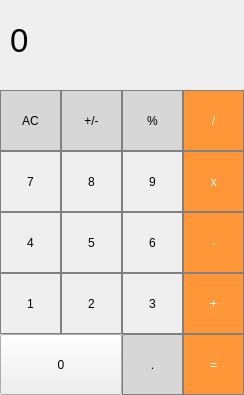
<?xml version="1.0" encoding="UTF-8"?>
<ui version="4.0">
 <class>MainWindow</class>
 <widget class="QMainWindow" name="MainWindow">
  <property name="enabled">
   <bool>true</bool>
  </property>
  <property name="geometry">
   <rect>
    <x>0</x>
    <y>0</y>
    <width>244</width>
    <height>395</height>
   </rect>
  </property>
  <property name="windowTitle">
   <string>Calculator</string>
  </property>
  <widget class="QWidget" name="centralwidget">
   <widget class="QLabel" name="result_show">
    <property name="geometry">
     <rect>
      <x>10</x>
      <y>10</y>
      <width>221</width>
      <height>61</height>
     </rect>
    </property>
    <property name="font">
     <font>
      <pointsize>25</pointsize>
     </font>
    </property>
    <property name="styleSheet">
     <string notr="true">QLabel {
	qproperty-alignment: 'AlignVCenter | AlignRight';
	border-bottom: 1px solid gray;
}

background-color: white;</string>
    </property>
    <property name="text">
     <string>0</string>
    </property>
   </widget>
   <widget class="QPushButton" name="pushButton_clear">
    <property name="geometry">
     <rect>
      <x>0</x>
      <y>90</y>
      <width>61</width>
      <height>61</height>
     </rect>
    </property>
    <property name="styleSheet">
     <string notr="true">QPushButton {
  background-color: rgb(215, 215, 215);
  border: 1px solid gray;
}
QPushButton:pressed {
    background-color: qlineargradient(x1: 0, y1: 0, x2: 0, y2: 1,
                                      stop: 0 #BEBEBE, stop: 1 #D7D7D7);
}</string>
    </property>
    <property name="text">
     <string>AC</string>
    </property>
   </widget>
   <widget class="QPushButton" name="pushButton_plus_minus">
    <property name="geometry">
     <rect>
      <x>61</x>
      <y>90</y>
      <width>61</width>
      <height>61</height>
     </rect>
    </property>
    <property name="styleSheet">
     <string notr="true">QPushButton {
  background-color: rgb(215, 215, 215);
  border: 1px solid gray;
}
QPushButton:pressed {
    background-color: qlineargradient(x1: 0, y1: 0, x2: 0, y2: 1,
                                      stop: 0 #BEBEBE, stop: 1 #D7D7D7);
}</string>
    </property>
    <property name="text">
     <string>+/-</string>
    </property>
   </widget>
   <widget class="QPushButton" name="pushButton_percent">
    <property name="geometry">
     <rect>
      <x>122</x>
      <y>90</y>
      <width>61</width>
      <height>61</height>
     </rect>
    </property>
    <property name="styleSheet">
     <string notr="true">QPushButton {
  background-color: rgb(215, 215, 215);
  border: 1px solid gray;
}
QPushButton:pressed {
    background-color: qlineargradient(x1: 0, y1: 0, x2: 0, y2: 1,
                                      stop: 0 #BEBEBE, stop: 1 #D7D7D7);
}</string>
    </property>
    <property name="text">
     <string>%</string>
    </property>
   </widget>
   <widget class="QPushButton" name="pushButton_7">
    <property name="geometry">
     <rect>
      <x>0</x>
      <y>151</y>
      <width>61</width>
      <height>61</height>
     </rect>
    </property>
    <property name="styleSheet">
     <string notr="true">QPushButton {
   border: 1px solid gray;
}
QPushButton:pressed {
    background-color: qlineargradient(x1: 0, y1: 0, x2: 0, y2: 1,
                                      stop: 0 #dadbde, stop: 1 #f6f7fa);
}</string>
    </property>
    <property name="text">
     <string>7</string>
    </property>
   </widget>
   <widget class="QPushButton" name="pushButton_8">
    <property name="geometry">
     <rect>
      <x>61</x>
      <y>151</y>
      <width>61</width>
      <height>61</height>
     </rect>
    </property>
    <property name="styleSheet">
     <string notr="true">QPushButton {
   border: 1px solid gray;
}
QPushButton:pressed {
    background-color: qlineargradient(x1: 0, y1: 0, x2: 0, y2: 1,
                                      stop: 0 #dadbde, stop: 1 #f6f7fa);
}</string>
    </property>
    <property name="text">
     <string>8</string>
    </property>
   </widget>
   <widget class="QPushButton" name="pushButton_9">
    <property name="geometry">
     <rect>
      <x>122</x>
      <y>151</y>
      <width>61</width>
      <height>61</height>
     </rect>
    </property>
    <property name="styleSheet">
     <string notr="true">QPushButton {
   border: 1px solid gray;
}
QPushButton:pressed {
    background-color: qlineargradient(x1: 0, y1: 0, x2: 0, y2: 1,
                                      stop: 0 #dadbde, stop: 1 #f6f7fa);
}</string>
    </property>
    <property name="text">
     <string>9</string>
    </property>
   </widget>
   <widget class="QPushButton" name="pushButton_division">
    <property name="geometry">
     <rect>
      <x>183</x>
      <y>90</y>
      <width>61</width>
      <height>61</height>
     </rect>
    </property>
    <property name="styleSheet">
     <string notr="true">QPushButton {
  background-color: rgb(255, 151, 57);
  color: white; 
  border: 1px solid gray;
}

QPushButton:pressed {
    background-color: qlineargradient(x1: 0, y1: 0, x2: 0, y2: 1,
                                      stop: 0 #FF7832, stop: 1 #FF9739);
}</string>
    </property>
    <property name="text">
     <string>/</string>
    </property>
   </widget>
   <widget class="QPushButton" name="pushButton_multi">
    <property name="geometry">
     <rect>
      <x>183</x>
      <y>151</y>
      <width>61</width>
      <height>61</height>
     </rect>
    </property>
    <property name="styleSheet">
     <string notr="true">QPushButton {
  background-color: rgb(255, 151, 57);
  color: white; 
  border: 1px solid gray;
}

QPushButton:pressed {
    background-color: qlineargradient(x1: 0, y1: 0, x2: 0, y2: 1,
                                      stop: 0 #FF7832, stop: 1 #FF9739);
}</string>
    </property>
    <property name="text">
     <string>x</string>
    </property>
   </widget>
   <widget class="QPushButton" name="pushButton_4">
    <property name="geometry">
     <rect>
      <x>0</x>
      <y>212</y>
      <width>61</width>
      <height>61</height>
     </rect>
    </property>
    <property name="styleSheet">
     <string notr="true">QPushButton {
   border: 1px solid gray;
}
QPushButton:pressed {
    background-color: qlineargradient(x1: 0, y1: 0, x2: 0, y2: 1,
                                      stop: 0 #dadbde, stop: 1 #f6f7fa);
}</string>
    </property>
    <property name="text">
     <string>4</string>
    </property>
   </widget>
   <widget class="QPushButton" name="pushButton_5">
    <property name="geometry">
     <rect>
      <x>61</x>
      <y>212</y>
      <width>61</width>
      <height>61</height>
     </rect>
    </property>
    <property name="styleSheet">
     <string notr="true">QPushButton {
   border: 1px solid gray;
}
QPushButton:pressed {
    background-color: qlineargradient(x1: 0, y1: 0, x2: 0, y2: 1,
                                      stop: 0 #dadbde, stop: 1 #f6f7fa);
}</string>
    </property>
    <property name="text">
     <string>5</string>
    </property>
   </widget>
   <widget class="QPushButton" name="pushButton_6">
    <property name="geometry">
     <rect>
      <x>122</x>
      <y>212</y>
      <width>61</width>
      <height>61</height>
     </rect>
    </property>
    <property name="styleSheet">
     <string notr="true">QPushButton {
   border: 1px solid gray;
}
QPushButton:pressed {
    background-color: qlineargradient(x1: 0, y1: 0, x2: 0, y2: 1,
                                      stop: 0 #dadbde, stop: 1 #f6f7fa);
}</string>
    </property>
    <property name="text">
     <string>6</string>
    </property>
   </widget>
   <widget class="QPushButton" name="pushButton_minus">
    <property name="geometry">
     <rect>
      <x>183</x>
      <y>212</y>
      <width>61</width>
      <height>61</height>
     </rect>
    </property>
    <property name="styleSheet">
     <string notr="true">QPushButton {
  background-color: rgb(255, 151, 57);
  color: white; 
  border: 1px solid gray;
}

QPushButton:pressed {
    background-color: qlineargradient(x1: 0, y1: 0, x2: 0, y2: 1,
                                      stop: 0 #FF7832, stop: 1 #FF9739);
}</string>
    </property>
    <property name="text">
     <string>-</string>
    </property>
   </widget>
   <widget class="QPushButton" name="pushButton_1">
    <property name="geometry">
     <rect>
      <x>0</x>
      <y>273</y>
      <width>61</width>
      <height>61</height>
     </rect>
    </property>
    <property name="styleSheet">
     <string notr="true">QPushButton {
   border: 1px solid gray;
}
QPushButton:pressed {
    background-color: qlineargradient(x1: 0, y1: 0, x2: 0, y2: 1,
                                      stop: 0 #dadbde, stop: 1 #f6f7fa);
}</string>
    </property>
    <property name="text">
     <string>1</string>
    </property>
   </widget>
   <widget class="QPushButton" name="pushButton_2">
    <property name="geometry">
     <rect>
      <x>61</x>
      <y>273</y>
      <width>61</width>
      <height>61</height>
     </rect>
    </property>
    <property name="styleSheet">
     <string notr="true">QPushButton {
   border: 1px solid gray;
}
QPushButton:pressed {
    background-color: qlineargradient(x1: 0, y1: 0, x2: 0, y2: 1,
                                      stop: 0 #dadbde, stop: 1 #f6f7fa);
}</string>
    </property>
    <property name="text">
     <string>2</string>
    </property>
   </widget>
   <widget class="QPushButton" name="pushButton_3">
    <property name="geometry">
     <rect>
      <x>122</x>
      <y>273</y>
      <width>61</width>
      <height>61</height>
     </rect>
    </property>
    <property name="styleSheet">
     <string notr="true">QPushButton {
   border: 1px solid gray;
}
QPushButton:pressed {
    background-color: qlineargradient(x1: 0, y1: 0, x2: 0, y2: 1,
                                      stop: 0 #dadbde, stop: 1 #f6f7fa);
}</string>
    </property>
    <property name="text">
     <string>3</string>
    </property>
   </widget>
   <widget class="QPushButton" name="pushButton_plus">
    <property name="geometry">
     <rect>
      <x>183</x>
      <y>273</y>
      <width>61</width>
      <height>61</height>
     </rect>
    </property>
    <property name="styleSheet">
     <string notr="true">QPushButton {
  background-color: rgb(255, 151, 57);
  color: white; 
  border: 1px solid gray;
}

QPushButton:pressed {
    background-color: qlineargradient(x1: 0, y1: 0, x2: 0, y2: 1,
                                      stop: 0 #FF7832, stop: 1 #FF9739);
}</string>
    </property>
    <property name="text">
     <string>+</string>
    </property>
   </widget>
   <widget class="QPushButton" name="pushButton_equal">
    <property name="geometry">
     <rect>
      <x>183</x>
      <y>334</y>
      <width>61</width>
      <height>61</height>
     </rect>
    </property>
    <property name="styleSheet">
     <string notr="true">QPushButton {
  background-color: rgb(255, 151, 57);
  color: white; 
  border: 1px solid gray;
}

QPushButton:pressed {
    background-color: qlineargradient(x1: 0, y1: 0, x2: 0, y2: 1,
                                      stop: 0 #FF7832, stop: 1 #FF9739);
}</string>
    </property>
    <property name="text">
     <string>=</string>
    </property>
   </widget>
   <widget class="QPushButton" name="pushButton_dot">
    <property name="geometry">
     <rect>
      <x>122</x>
      <y>334</y>
      <width>61</width>
      <height>61</height>
     </rect>
    </property>
    <property name="styleSheet">
     <string notr="true">QPushButton {
  background-color: rgb(215, 215, 215);
  border: 1px solid gray;
}
QPushButton:pressed {
    background-color: qlineargradient(x1: 0, y1: 0, x2: 0, y2: 1,
                                      stop: 0 #BEBEBE, stop: 1 #D7D7D7);
}</string>
    </property>
    <property name="text">
     <string>.</string>
    </property>
   </widget>
   <widget class="QPushButton" name="pushButton_0">
    <property name="geometry">
     <rect>
      <x>0</x>
      <y>334</y>
      <width>122</width>
      <height>61</height>
     </rect>
    </property>
    <property name="text">
     <string>0</string>
    </property>
   </widget>
  </widget>
 </widget>
 <resources/>
 <connections/>
</ui>
